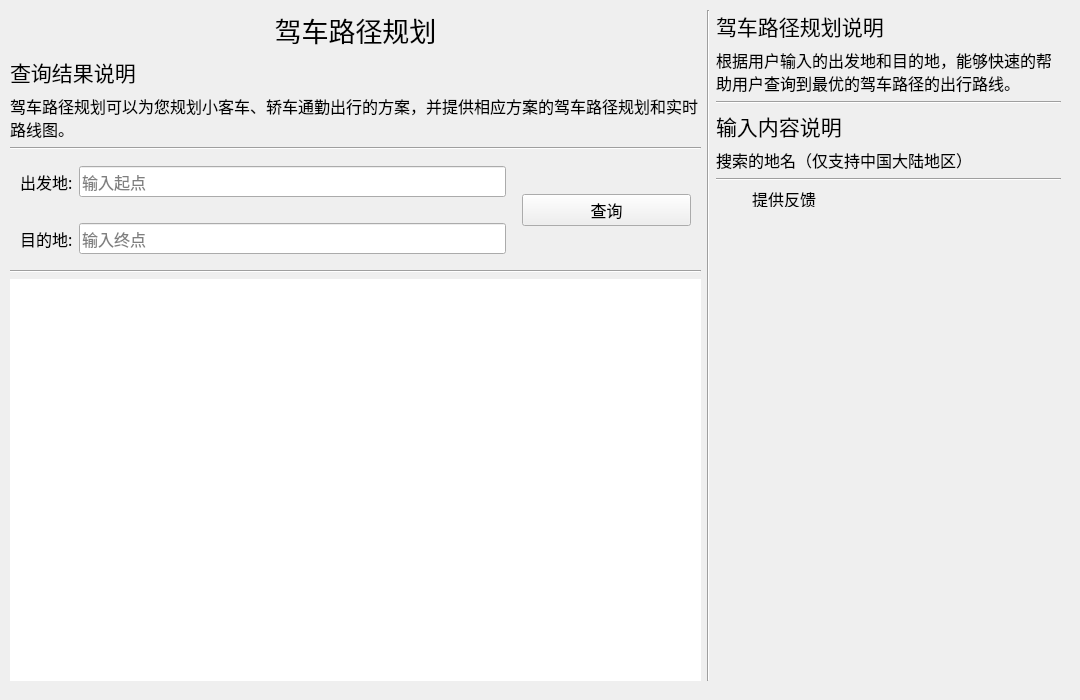
         <widget class="QWidget" name="driveRoutePlanningTab">
          <attribute name="title">
           <string>驾车路径规划</string>
          </attribute>
          <widget class="QWidget" name="horizontalLayoutWidget_8">
           <property name="geometry">
            <rect>
             <x>0</x>
             <y>0</y>
             <width>1071</width>
             <height>691</height>
            </rect>
           </property>
           <layout class="QHBoxLayout" name="driveHorizontal1" stretch="2,0,1">
            <property name="leftMargin">
             <number>10</number>
            </property>
            <property name="topMargin">
             <number>10</number>
            </property>
            <property name="rightMargin">
             <number>10</number>
            </property>
            <property name="bottomMargin">
             <number>10</number>
            </property>
            <item>
             <layout class="QVBoxLayout" name="driveVertical1">
              <item>
               <widget class="QLabel" name="driveRoutePlanningLabel">
                <property name="font">
                 <font>
                  <family>微软雅黑</family>
                  <pointsize>20</pointsize>
                 </font>
                </property>
                <property name="text">
                 <string>驾车路径规划</string>
                </property>
                <property name="alignment">
                 <set>Qt::AlignCenter</set>
                </property>
                <property name="margin">
                 <number>10</number>
                </property>
               </widget>
              </item>
              <item>
               <widget class="QLabel" name="driveSearchResultContextLabel">
                <property name="font">
                 <font>
                  <family>微软雅黑 Light</family>
                  <pointsize>16</pointsize>
                 </font>
                </property>
                <property name="text">
                 <string>查询结果说明</string>
                </property>
                <property name="margin">
                 <number>10</number>
                </property>
               </widget>
              </item>
              <item>
               <widget class="QLabel" name="driveSearchInformationLabel">
                <property name="font">
                 <font>
                  <family>微软雅黑 Light</family>
                  <pointsize>12</pointsize>
                 </font>
                </property>
                <property name="text">
                 <string>驾车路径规划可以为您规划小客车、轿车通勤出行的方案，并提供相应方案的驾车路径规划和实时路线图。</string>
                </property>
                <property name="wordWrap">
                 <bool>true</bool>
                </property>
                <property name="margin">
                 <number>10</number>
                </property>
               </widget>
              </item>
              <item>
               <widget class="Line" name="driveRoutePlanningLine1">
                <property name="orientation">
                 <enum>Qt::Horizontal</enum>
                </property>
               </widget>
              </item>
              <item>
               <layout class="QHBoxLayout" name="driveHorizontal2" stretch="3,1">
                <property name="rightMargin">
                 <number>10</number>
                </property>
                <item>
                 <layout class="QVBoxLayout" name="driveVertical2">
                  <item>
                   <layout class="QHBoxLayout" name="driveHorizontal3">
                    <property name="leftMargin">
                     <number>10</number>
                    </property>
                    <property name="topMargin">
                     <number>10</number>
                    </property>
                    <property name="rightMargin">
                     <number>10</number>
                    </property>
                    <property name="bottomMargin">
                     <number>10</number>
                    </property>
                    <item>
                     <widget class="QLabel" name="driveDepartureLabel">
                      <property name="font">
                       <font>
                        <family>微软雅黑 Light</family>
                        <pointsize>12</pointsize>
                       </font>
                      </property>
                      <property name="text">
                       <string>出发地:</string>
                      </property>
                      <property name="margin">
                       <number>0</number>
                      </property>
                     </widget>
                    </item>
                    <item>
                     <widget class="QLineEdit" name="driveDepartureLineEdit">
                      <property name="font">
                       <font>
                        <family>微软雅黑 Light</family>
                        <pointsize>12</pointsize>
                       </font>
                      </property>
                      <property name="placeholderText">
                       <string>输入起点</string>
                      </property>
                     </widget>
                    </item>
                   </layout>
                  </item>
                  <item>
                   <layout class="QHBoxLayout" name="driveHorizontal4">
                    <property name="leftMargin">
                     <number>10</number>
                    </property>
                    <property name="topMargin">
                     <number>10</number>
                    </property>
                    <property name="rightMargin">
                     <number>10</number>
                    </property>
                    <property name="bottomMargin">
                     <number>10</number>
                    </property>
                    <item>
                     <widget class="QLabel" name="driveDestinationLabel">
                      <property name="font">
                       <font>
                        <family>微软雅黑 Light</family>
                        <pointsize>12</pointsize>
                       </font>
                      </property>
                      <property name="text">
                       <string>目的地:</string>
                      </property>
                      <property name="margin">
                       <number>0</number>
                      </property>
                     </widget>
                    </item>
                    <item>
                     <widget class="QLineEdit" name="dirveDestinationLineEdit">
                      <property name="font">
                       <font>
                        <family>微软雅黑 Light</family>
                        <pointsize>12</pointsize>
                       </font>
                      </property>
                      <property name="placeholderText">
                       <string>输入终点</string>
                      </property>
                     </widget>
                    </item>
                   </layout>
                  </item>
                 </layout>
                </item>
                <item>
                 <widget class="QPushButton" name="driveSearchButton">
                  <property name="font">
                   <font>
                    <family>微软雅黑 Light</family>
                    <pointsize>12</pointsize>
                   </font>
                  </property>
                  <property name="text">
                   <string>查询</string>
                  </property>
                 </widget>
                </item>
               </layout>
              </item>
              <item>
               <widget class="Line" name="driveRoutePlanningLine2">
                <property name="orientation">
                 <enum>Qt::Horizontal</enum>
                </property>
               </widget>
              </item>
              <item>
               <widget class="QTextEdit" name="driveResultTextEdit">
                <property name="font">
                 <font>
                  <family>微软雅黑 Light</family>
                  <pointsize>12</pointsize>
                 </font>
                </property>
                <property name="styleSheet">
                 <string notr="true">QTextEdit{
    color: Black;
    background: #FFFFFF;
    NoFrame;
}</string>
                </property>
                <property name="frameShape">
                 <enum>QFrame::NoFrame</enum>
                </property>
               </widget>
              </item>
             </layout>
            </item>
            <item>
             <widget class="Line" name="driveRoutePlanningLine5">
              <property name="orientation">
               <enum>Qt::Vertical</enum>
              </property>
             </widget>
            </item>
            <item>
             <layout class="QVBoxLayout" name="driveVertical3">
              <item>
               <widget class="QLabel" name="driveRoutePlanningInformationLabel">
                <property name="font">
                 <font>
                  <family>微软雅黑 Light</family>
                  <pointsize>16</pointsize>
                 </font>
                </property>
                <property name="text">
                 <string>驾车路径规划说明</string>
                </property>
                <property name="margin">
                 <number>10</number>
                </property>
               </widget>
              </item>
              <item>
               <widget class="QLabel" name="driveRoutePlanningDetailInformationLabel">
                <property name="font">
                 <font>
                  <family>微软雅黑 Light</family>
                  <pointsize>12</pointsize>
                 </font>
                </property>
                <property name="text">
                 <string>根据用户输入的出发地和目的地，能够快速的帮助用户查询到最优的驾车路径的出行路线。</string>
                </property>
                <property name="wordWrap">
                 <bool>true</bool>
                </property>
                <property name="margin">
                 <number>10</number>
                </property>
               </widget>
              </item>
              <item>
               <widget class="Line" name="driveRoutePlanningLine3">
                <property name="orientation">
                 <enum>Qt::Horizontal</enum>
                </property>
               </widget>
              </item>
              <item>
               <widget class="QLabel" name="driveInputContextLabel">
                <property name="font">
                 <font>
                  <family>微软雅黑 Light</family>
                  <pointsize>16</pointsize>
                 </font>
                </property>
                <property name="text">
                 <string>输入内容说明</string>
                </property>
                <property name="margin">
                 <number>10</number>
                </property>
               </widget>
              </item>
              <item>
               <widget class="QLabel" name="driveInputInformationLabel">
                <property name="font">
                 <font>
                  <family>微软雅黑 Light</family>
                  <pointsize>12</pointsize>
                 </font>
                </property>
                <property name="text">
                 <string>搜索的地名（仅支持中国大陆地区）</string>
                </property>
                <property name="margin">
                 <number>10</number>
                </property>
               </widget>
              </item>
              <item>
               <widget class="Line" name="driveRoutePlanningLine4">
                <property name="orientation">
                 <enum>Qt::Horizontal</enum>
                </property>
               </widget>
              </item>
              <item>
               <layout class="QHBoxLayout" name="driveHorizontal5">
                <property name="leftMargin">
                 <number>10</number>
                </property>
                <item>
                 <widget class="QLabel" name="driveFeedBackPhotoLabel">
                  <property name="maximumSize">
                   <size>
                    <width>20</width>
                    <height>20</height>
                   </size>
                  </property>
                  <property name="text">
                   <string/>
                  </property>
                 </widget>
                </item>
                <item>
                 <widget class="QLabel" name="driveFeedBackLabel">
                  <property name="maximumSize">
                   <size>
                    <width>16777215</width>
                    <height>20</height>
                   </size>
                  </property>
                  <property name="font">
                   <font>
                    <family>微软雅黑 Light</family>
                    <pointsize>12</pointsize>
                   </font>
                  </property>
                  <property name="text">
                   <string>&lt;html&gt;&lt;head/&gt;&lt;body&gt;&lt;p&gt;&lt;a href=&quot;https://github.com/&quot;&gt;&lt;span style=&quot; color:#000000;&quot;&gt;提供反馈&lt;/span&gt;&lt;/a&gt;&lt;/p&gt;&lt;/body&gt;&lt;/html&gt;</string>
                  </property>
                  <property name="margin">
                   <number>0</number>
                  </property>
                  <property name="openExternalLinks">
                   <bool>true</bool>
                  </property>
                 </widget>
                </item>
               </layout>
              </item>
              <item>
               <spacer name="driveRoutePlanningSpacer2">
                <property name="orientation">
                 <enum>Qt::Vertical</enum>
                </property>
                <property name="sizeHint" stdset="0">
                 <size>
                  <width>20</width>
                  <height>40</height>
                 </size>
                </property>
               </spacer>
              </item>
             </layout>
            </item>
           </layout>
          </widget>
         </widget>
